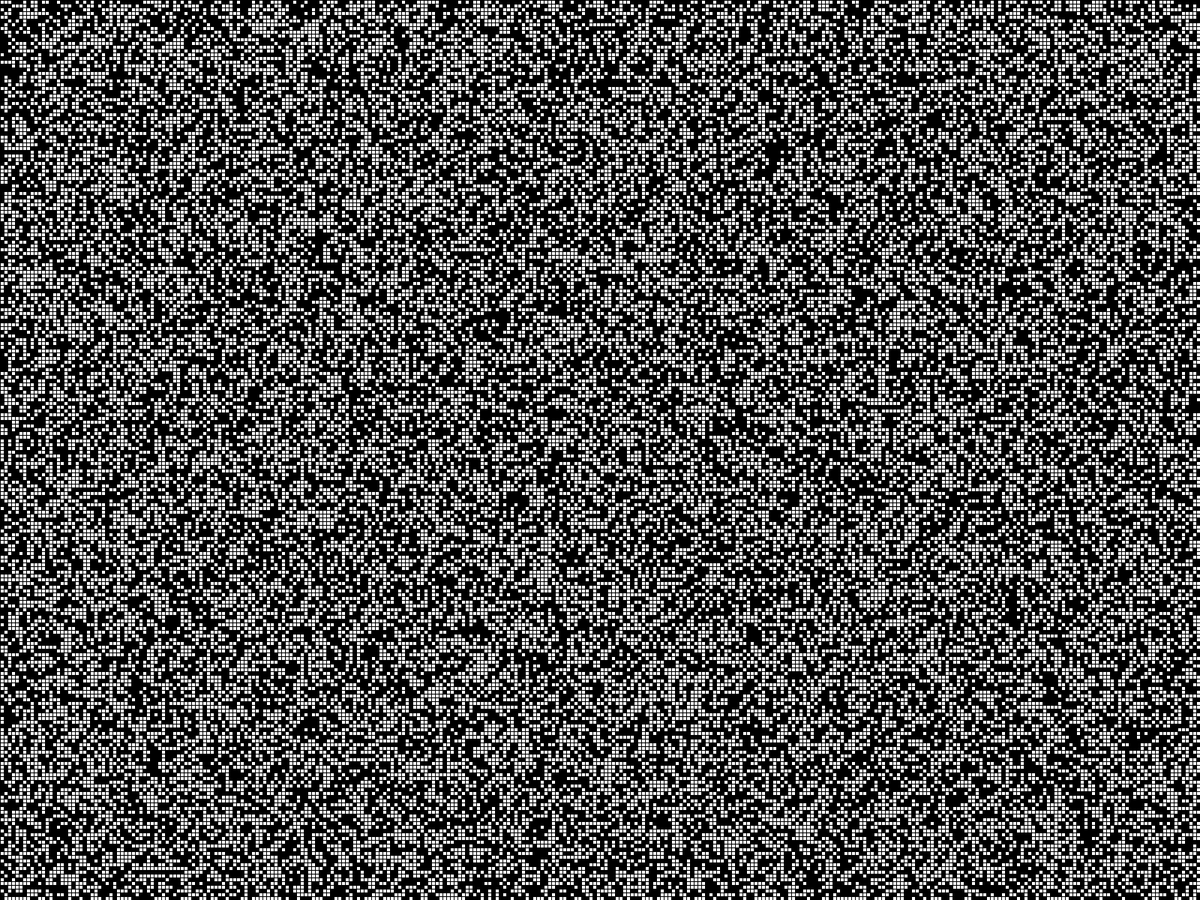
Frame 1 (no input)
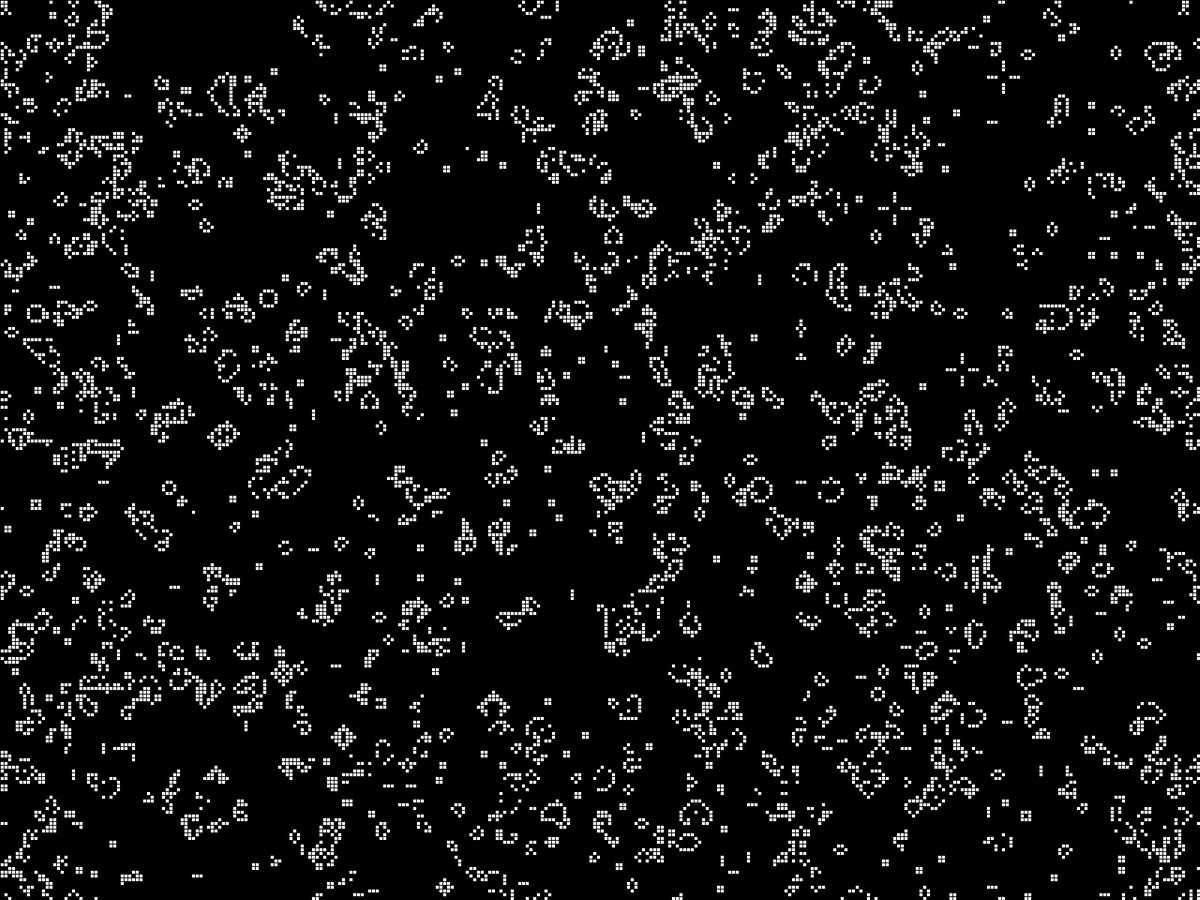
Frame 60 (the mouse pressed at the canvas centre just before this capture)
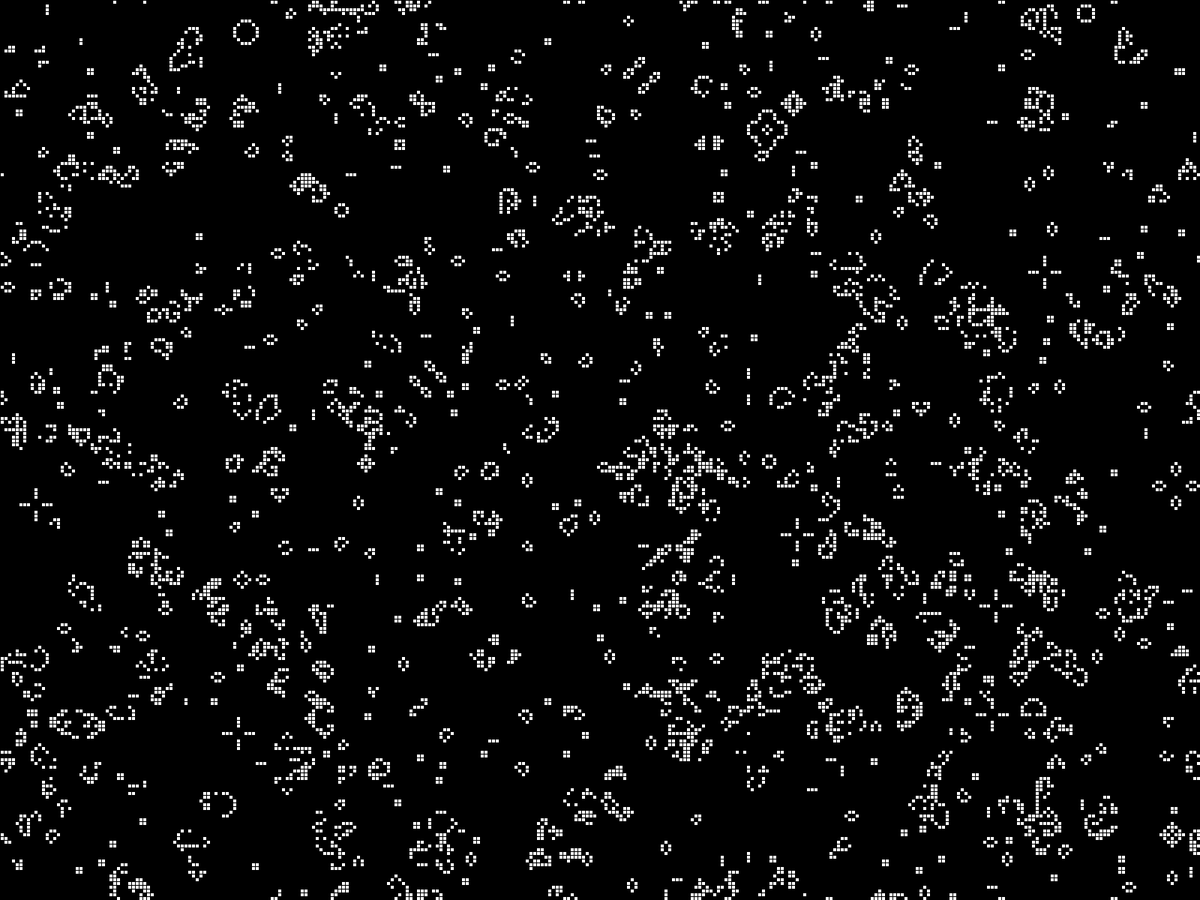
Frame 120 (the mouse held since frame 60 and released just before this capture)

The Processing sketch that drew these frames (run headless with seeded random() and noise(); from frame 60 on, the mouse is pressed at the canvas centre):

// Processing sketch: Conways_Game_of_Life
// ── Conways_Game_of_Life.pde
int l= 5;
int[][] grid;
int cols;
int rows;
void setup() {
  fullScreen();
  stroke(0);
  fill(255);
  //noCursor();
  cols = width / l;
  rows = height / l;
  grid= new int[cols][rows];
  for (int x=0; x<cols; x++) {
    for (int y=0; y<rows; y++) {
      grid[x][y]= floor(random(2));
    }
  }
  //noLoop();
}
void draw() {
  background(0);
  for (int x=0; x<cols; x++) {
    for (int y=0; y<rows; y++) {
      if (grid[x][y]==1) rect(x*l, y*l, l, l);
    }
  }

  int[][] next= new int[cols][rows];
  for (int x=0; x<cols; x++) {
    for (int y=0; y<rows; y++) {
      int count= 0;
      for (int dx= -1; dx < 2; dx++) {
        for (int dy= -1; dy < 2; dy++) {
          int nx= (x+dx+cols)%(cols);
          int ny= (y+dy+rows)%(rows);
          count += grid[nx][ny];
        }
      }
      int state= grid[x][y];
      count-= state;
      if (state==0 && count==3) next[x][y]= 1;
      else if (state==1 && count<2 || count>3) next[x][y]= 0;
      else next[x][y]= state;
    }
  }
  grid= next;
}
